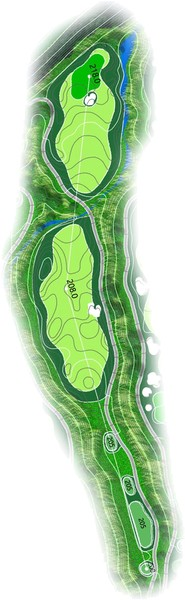
#> input picture holeimg/gamgok/glen8.jpg, 185 x 600 px
$ python crop_map_only.py ../holeimg/gamgok/glen8.jpg ../holeimg/gamgok/glen8.jpg
#> lines starting #> are read from the running program, lines starting #| are printed output that depends on the picture; after the words box and inside, x2 and y2 are one past the last pixel; in counts of white or black regions, pixels touching at a corner belong together
# -*- coding: utf-8 -*-
"""홀 카드에서 '지도만' 잘라내는 표준 크롭 도구 (서서울 크기 기준)
- 배경색은 모서리 샘플링(흰색/미색 카드 모두 대응)
- 1/4 축소 마스크에서 2차원 연결성분 분석 → 가장 큰 덩어리 = 홀맵
  (좌측 설명 텍스트, 우측 티 범례, 자잘한 조각은 자동 배제)
- 배경색을 흰색으로 정규화 (미색 카드 → 흰배경)
- 서서울 기준 최대 변 620px 리사이즈

사용: python tools/crop_map_only.py <입력폴더> <출력폴더> [--x0 0.42]
      python tools/crop_map_only.py <파일> <출력파일> [--x0 0.42]
x0: 카드 왼쪽(사진 영역) 제외 비율. 기본 0.42.
"""
import os, sys, glob
from collections import deque
from PIL import Image, ImageChops, ImageFilter
sys.stdout.reconfigure(encoding="utf-8")
TARGET_H = 600        # 세로 고정 기준 — 항상 이 높이로 맞춤
MAX_W = 680           # 가로 상한 (앱 표시 최대 340px의 2배, 레티나 선명도) — 넘으면 가로에 맞추고 세로 자동 축소
THRESH = 16
SCALE = 4
PAD = 8

def crop_map(path, outpath, x0_ratio=0.42, keep="largest"):
    """keep="largest": 가장 큰 덩어리(지도)만 남김 (카드형 원본용)
    keep="all": 모든 내용 유지, 여백만 크롭 (지도 단독 원본에 범례 등이 붙은 경우)"""
#> called with path = '../holeimg/gamgok/glen8.jpg', outpath = '../holeimg/gamgok/glen8.jpg', x0_ratio = 0.42, keep = 'largest'
    img = Image.open(path).convert("RGB")
#> img is the input picture: PIL image 185x600 RGB; mean R, G, B 182.9, 212.7, 175.3
    w, h = img.size
#> w = 185; h = 600
    region = img.crop((int(w * x0_ratio), 0, w, h))
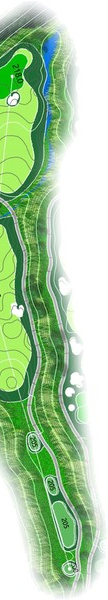
#> region: PIL image 108x600 RGB; mean R, G, B 172.3, 206.3, 164.8
    rw, rh = region.size
#> rw = 108; rh = 600
    px = region.load()
    corners = [px[2, 2], px[rw - 3, 2], px[2, rh - 3], px[rw - 3, rh - 3]]
#> corners = [(255, 255, 255), (255, 255, 255), (255, 255, 255), (255, 255, 255)]
    bg = tuple(sum(c[i] for c in corners) // 4 for i in range(3))
#> bg = (255, 255, 255)
    diff = ImageChops.difference(region, Image.new("RGB", region.size, bg)).convert("L")
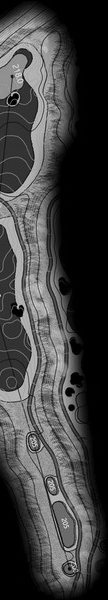
#> diff: PIL image 108x600 L; min 0, max 216, mean 63.6
    mask = diff.point(lambda p: 255 if p > THRESH else 0)
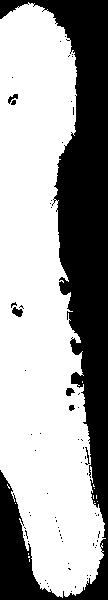
#> mask: PIL image 108x600 L; 63.9% white; 66 black regions (59 under 20 px), largest, box (x1, y1, x2, y2) and area: (0, 0, 108, 600) 23013, (12, 307, 23, 317) 69, (66, 388, 75, 396) 50
    if keep == "all":
        bbox = mask.getbbox()
        if not bbox:
            raise ValueError("내용 없음")
        box = (max(0, bbox[0] - PAD), max(0, bbox[1] - PAD),
               min(rw, bbox[2] + PAD), min(rh, bbox[3] + PAD))
        out = region.crop(box)
        return _finish(out, bg, outpath)
    # 1/4 축소 후 연결성분 분석 (BFS, 8방향)
    sw, sh = rw // SCALE, rh // SCALE
#> sw = 27; sh = 150
    small = mask.resize((sw, sh), Image.BILINEAR).point(lambda p: 1 if p > 48 else 0)
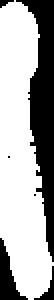
#> small: PIL image 27x150 L (shown 2 times larger); values 0 (black) and 1 (white), 66.8% white; 6 black regions (3 under 20 px), largest, box (x1, y1, x2, y2) and area: (8, 0, 27, 131) 1093, (0, 119, 14, 150) 186, (17, 133, 27, 150) 49
    sp = small.load()
    seen = [[False] * sh for _ in range(sw)]
    best = None  # (면적, bbox)
    for sx in range(sw):
        for sy in range(sh):
            if sp[sx, sy] and not seen[sx][sy]:
                q = deque([(sx, sy)])
                seen[sx][sy] = True
                cells = []
                x1 = x2 = sx
                y1 = y2 = sy
                while q:
                    cx, cy = q.popleft()
                    cells.append((cx, cy))
                    x1, x2 = min(x1, cx), max(x2, cx)
                    y1, y2 = min(y1, cy), max(y2, cy)
                    for dx in (-1, 0, 1):
                        for dy in (-1, 0, 1):
                            nx, ny = cx + dx, cy + dy
                            if 0 <= nx < sw and 0 <= ny < sh and sp[nx, ny] and not seen[nx][ny]:
                                seen[nx][ny] = True
                                q.append((nx, ny))
                if best is None or len(cells) > best[0]:
                    best = (len(cells), cells, (x1, y1, x2, y2))
    if best is None:
        raise ValueError("내용 없음")
    x1, y1, x2, y2 = best[2]
#> x1 = 0; y1 = 0; x2 = 26; y2 = 149
    # 지도 덩어리 바깥 픽셀은 배경색으로 지움 (bbox 안에 우연히 든 글자 조각 제거)
    comp = Image.new("L", (sw, sh), 0)
#> comp: PIL image 27x150 L; every value is 0
    cp = comp.load()
    for (cx, cy) in best[1]:
        cp[cx, cy] = 255
    comp = comp.filter(ImageFilter.MaxFilter(3))          # 1칸 팽창(부드러운 가장자리 보존)
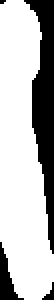
#> comp: PIL image 27x150 L (shown 2 times larger); 73.2% white; 4 black regions (1 under 20 px), largest, box (x1, y1, x2, y2) and area: (12, 0, 27, 127) 915, (0, 121, 12, 150) 142, (21, 141, 27, 150) 23
    keepmask = comp.resize((rw, rh), Image.BILINEAR).point(lambda p: 255 if p > 32 else 0)
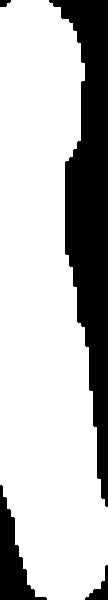
#> keepmask: PIL image 108x600 L; 74.6% white; 4 black regions, box (x1, y1, x2, y2) and area: (49, 0, 108, 507) 14010, (0, 485, 47, 600) 2099, (85, 565, 108, 600) 304, (0, 0, 11, 7) 59
    region = Image.composite(region, Image.new("RGB", region.size, bg), keepmask)
    box = (max(0, x1 * SCALE - PAD), max(0, y1 * SCALE - PAD),
           min(rw, (x2 + 1) * SCALE + PAD), min(rh, (y2 + 1) * SCALE + PAD))
#> box = (0, 0, 108, 600)
    out = region.crop(box)
    return _finish(out, bg, outpath)

def _finish(out, bg, outpath):
    # 배경색 → 흰색 정규화 (미색 카드 대응, 흰 카드는 사실상 무변화)
    #
    # ⚠ 밝은 카드일 때만 해야 한다. 2026-08-03 사고: 롯데스카이힐 성주CC 의
    # 야디지맵은 화면 전체가 짙은 초록이라 모서리 표본 bg 가 어두운 색으로 잡혔고,
    # 255/bg 배율(약 6배)이 그림 전체를 태워 **홀맵 18장이 백지**가 됐다.
    # 원본은 멀쩡했다 — 망가뜨린 쪽은 이 줄이다.
    # 기준: 세 채널이 모두 200 이상일 때만 '밝은 카드'로 본다.
#> called with bg = (255, 255, 255), outpath = '../holeimg/gamgok/glen8.jpg'
    if min(bg) >= 200 and any(c < 250 for c in bg):
        lut = []
        for ch in range(3):
            scale = 255.0 / max(1, bg[ch])
            lut += [min(255, int(v * scale + 0.5)) for v in range(256)]
        out = out.point(lut)
    r = TARGET_H / out.height          # 세로 600 고정
#> r = 1
    if out.width * r > MAX_W:          # 가로가 넘치면 가로 상한에 맞춤
        r = MAX_W / out.width
    out = out.resize((max(1, int(out.width * r)), max(1, int(out.height * r))), Image.LANCZOS)
    ext = os.path.splitext(outpath)[1].lower()
    if ext in (".jpg", ".jpeg"):
        out = out.convert("RGB")
        out.save(outpath, quality=90)
    else:
        out.save(outpath)
    return out.size

def main():
    if len(sys.argv) < 3:
        print(__doc__); return
    src, dst = sys.argv[1], sys.argv[2]
    x0 = 0.42
    if "--x0" in sys.argv:
        x0 = float(sys.argv[sys.argv.index("--x0") + 1])
    if os.path.isfile(src):
        print(os.path.basename(src), "→", crop_map(src, dst, x0)); return
    os.makedirs(dst, exist_ok=True)
    for f in sorted(glob.glob(os.path.join(src, "*"))):
        if not f.lower().endswith((".jpg", ".jpeg", ".png")):
            continue
        out = os.path.join(dst, os.path.basename(f))
        try:
            print(os.path.basename(f), "→", crop_map(f, out, x0))
        except Exception as e:
            print(os.path.basename(f), "실패:", e)

if __name__ == "__main__":
    main()
